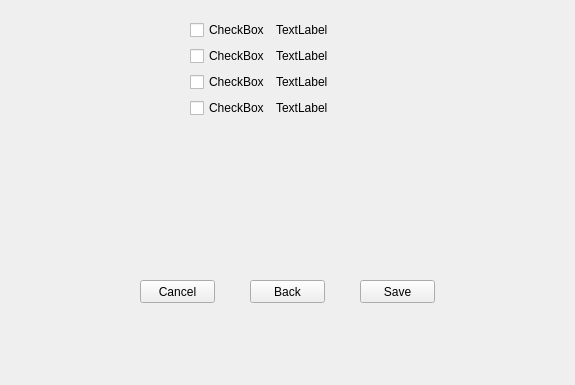
<?xml version="1.0" encoding="UTF-8"?>
<ui version="4.0">
 <class>Form</class>
 <widget class="QWidget" name="Form">
  <property name="geometry">
   <rect>
    <x>0</x>
    <y>0</y>
    <width>575</width>
    <height>385</height>
   </rect>
  </property>
  <property name="windowTitle">
   <string>Form</string>
  </property>
  <widget class="QWidget" name="formLayoutWidget">
   <property name="geometry">
    <rect>
     <x>190</x>
     <y>20</y>
     <width>191</width>
     <height>241</height>
    </rect>
   </property>
   <layout class="QFormLayout" name="formLayout">
    <item row="0" column="0">
     <widget class="QCheckBox" name="checkBox">
      <property name="text">
       <string>CheckBox</string>
      </property>
     </widget>
    </item>
    <item row="1" column="0">
     <widget class="QCheckBox" name="checkBox_2">
      <property name="text">
       <string>CheckBox</string>
      </property>
     </widget>
    </item>
    <item row="2" column="0">
     <widget class="QCheckBox" name="checkBox_3">
      <property name="text">
       <string>CheckBox</string>
      </property>
     </widget>
    </item>
    <item row="3" column="0">
     <widget class="QCheckBox" name="checkBox_4">
      <property name="text">
       <string>CheckBox</string>
      </property>
     </widget>
    </item>
    <item row="0" column="1">
     <widget class="QLabel" name="label">
      <property name="text">
       <string>TextLabel</string>
      </property>
     </widget>
    </item>
    <item row="1" column="1">
     <widget class="QLabel" name="label_2">
      <property name="text">
       <string>TextLabel</string>
      </property>
     </widget>
    </item>
    <item row="2" column="1">
     <widget class="QLabel" name="label_3">
      <property name="text">
       <string>TextLabel</string>
      </property>
     </widget>
    </item>
    <item row="3" column="1">
     <widget class="QLabel" name="label_4">
      <property name="text">
       <string>TextLabel</string>
      </property>
     </widget>
    </item>
   </layout>
  </widget>
  <widget class="QPushButton" name="saveButton">
   <property name="geometry">
    <rect>
     <x>360</x>
     <y>280</y>
     <width>75</width>
     <height>23</height>
    </rect>
   </property>
   <property name="text">
    <string>Save</string>
   </property>
  </widget>
  <widget class="QPushButton" name="cancelButton">
   <property name="geometry">
    <rect>
     <x>140</x>
     <y>280</y>
     <width>75</width>
     <height>23</height>
    </rect>
   </property>
   <property name="text">
    <string>Cancel</string>
   </property>
  </widget>
  <widget class="QPushButton" name="cancelButton_2">
   <property name="geometry">
    <rect>
     <x>250</x>
     <y>280</y>
     <width>75</width>
     <height>23</height>
    </rect>
   </property>
   <property name="text">
    <string>Back</string>
   </property>
  </widget>
 </widget>
 <resources/>
 <connections/>
</ui>
